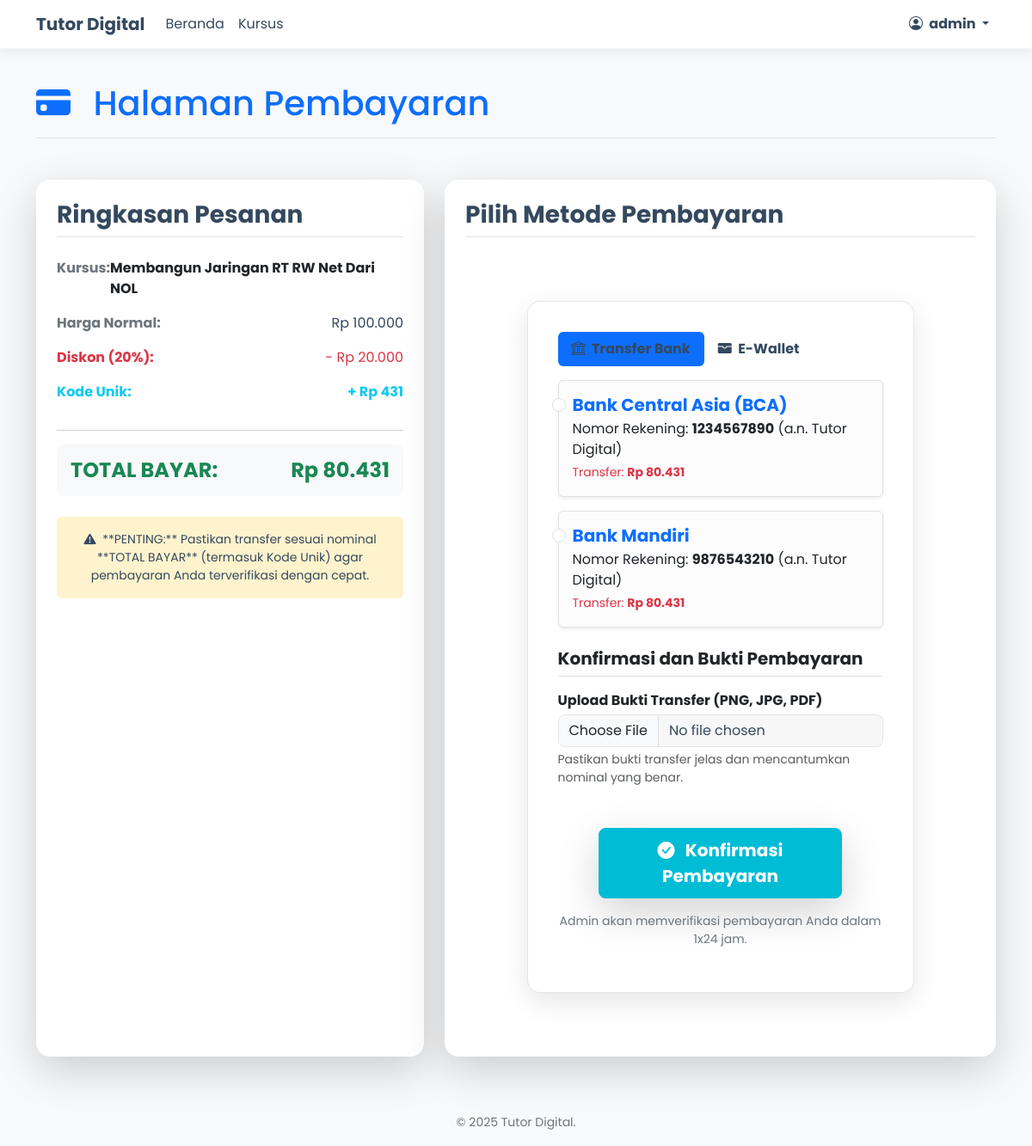
Screenshot of /checkout/1 (signed in) with the database file from the repository.
### models.py (models this page shows, shortened)
class User(UserMixin, db.Model):
    id = db.Column(db.Integer, primary_key=True)
    username = db.Column(db.String(64), index=True, unique=True)
    email = db.Column(db.String(120), index=True, unique=True)
    password_hash = db.Column(db.String(256))
    is_admin = db.Column(db.Boolean, default=False)
    full_name = db.Column(db.String(120))
    whatsapp_number = db.Column(db.String(20))
    enrollments = db.relationship('Enrollment', backref='student', lazy='dynamic')
    progresses = db.relationship('LessonProgress', backref='student', lazy='dynamic')

class Course(db.Model):
    id = db.Column(db.Integer, primary_key=True)
    title = db.Column(db.String(100), nullable=False)
    description = db.Column(db.Text)
    category = db.Column(db.String(64), default='Umum')
    instructor_name = db.Column(db.String(100))
    instructor_title = db.Column(db.String(100))
    rating = db.Column(db.Float, default=0.0)
    price = db.Column(db.Integer, default=0)
    discount_percent = db.Column(db.Integer, default=0)
    duration_hours = db.Column(db.Integer, default=10) # Field baru
    image_url = db.Column(db.String(255), nullable=True)
    instructor_image_url = db.Column(db.String(255), nullable=True)
    lessons = db.relationship('Lesson', backref='course', lazy='dynamic')
    enrollments = db.relationship('Enrollment', backref='course', lazy='dynamic')
    @hybrid_property
    def final_price(self):
        return self.price - (self.price * self.discount_percent / 100)

### routes.py (the view)
@app.route('/checkout/<int:course_id>')
@login_required
def checkout(course_id):
    course = Course.query.get_or_404(course_id)
    enrollment = Enrollment.query.filter_by(user_id=current_user.id, course_id=course_id).first()
    if enrollment and enrollment.is_confirmed:
        flash(f'Anda sudah terdaftar di kursus {course.title}.', 'warning')
        return redirect(url_for('course_detail', course_id=course_id))
    final_price = course.final_price # Menggunakan hybrid_property
    snap_token = "SIMULASI_SNAP_TOKEN_12345"
    checkout_data = {
        'course': course,
        'final_price': final_price,
        'snap_token': snap_token,
        'user': current_user
    }
    return render_template('checkout.html', title='Pembayaran', data=checkout_data)

### app.py (called while the page is built)
@app.context_processor
def inject_global_variables():
    return dict(
        now=datetime.utcnow # Menggunakan UTC, atau datetime.now() jika Anda yakin dengan timezone server
    )

### models.py (called while the page is built)
@login_manager.user_loader
def load_user(user_id):
    return User.query.get(int(user_id))

### utils.py (called while the page is built)
def format_rupiah(value):
    return "{:,.0f}".format(value).replace(",", ".")

### templates/checkout.html (shortened to what this page needs)
{% extends "base.html" %}
{% block content %}
<div class="container">
    <h1 class="mb-5 text-primary border-bottom pb-3"><i class="bi bi-credit-card-fill me-3"></i> Halaman Pembayaran</h1>
    <div class="row justify-content-center g-4">
        <div class="col-lg-5">
            <div class="card shadow-lg p-4 border-0 rounded-4 h-100">
                <h3 class="card-title mb-4 border-bottom pb-2 fw-bold text-dark">Ringkasan Pesanan</h3>
                {% set unique_code = range(100, 999) | random %}
                {% set final_price_with_code = data.final_price + unique_code %}
                <div class="d-flex justify-content-between mb-3">
                    <span class="fw-bold text-muted">Kursus:</span>
                    <span class="fw-bold text-dark">{{ data.course.title }}</span>
                </div>
                <div class="d-flex justify-content-between mb-3">
                    <span class="fw-bold text-muted">Harga Normal:</span>
                    <span>Rp {{ data.course.price|format_rupiah }}</span>
                </div>
                {% set discount_amount = data.course.price * data.course.discount_percent / 100 %}
                {% if data.course.discount_percent > 0 %}
                <div class="d-flex justify-content-between mb-3 text-danger">
                    <span class="fw-bold">Diskon ({{ data.course.discount_percent }}%):</span>
                    <span>- Rp {{ discount_amount|format_rupiah }}</span>
                </div>
                {% endif %}
                <div class="d-flex justify-content-between mb-3 text-info">
                    <span class="fw-bold">Kode Unik:</span>
                    <span class="fw-bold">+ Rp {{ unique_code }}</span>
                </div>
                <hr class="my-3">
                <div class="d-flex justify-content-between mb-4 p-3 bg-light rounded-3">
                    <h4 class="fw-bolder text-success mb-0">TOTAL BAYAR:</h4>
                    <h4 class="fw-bolder text-success mb-0">Rp {{ final_price_with_code|format_rupiah }}</h4>
                </div>
                <div class="alert alert-warning small text-center" role="alert">
                    <i class="bi bi-exclamation-triangle-fill me-1"></i> **PENTING:** Pastikan transfer sesuai nominal **TOTAL BAYAR** (termasuk Kode Unik) agar pembayaran Anda terverifikasi dengan cepat.
                </div>
            </div>
        </div>
        <div class="col-lg-7">
            <div class="card shadow-lg p-4 border-0 rounded-4">
                <h3 class="card-title mb-4 border-bottom pb-2 fw-bold text-dark">Pilih Metode Pembayaran</h3>
                <form method="POST" action="{{ url_for('confirm_payment_upload', course_id=data.course.id) }}" enctype="multipart/form-data">
                    <ul class="nav nav-pills mb-3" id="paymentTab" role="tablist">
                        <li class="nav-item" role="presentation">
                            <button class="nav-link active fw-bold" id="bank-tab" data-bs-toggle="tab" data-bs-target="#bank" type="button" role="tab" aria-controls="bank" aria-selected="true"><i class="bi bi-bank me-1"></i> Transfer Bank</button>
                        </li>
                        <li class="nav-item" role="presentation">
                            <button class="nav-link fw-bold" id="e-wallet-tab" data-bs-toggle="tab" data-bs-target="#e-wallet" type="button" role="tab" aria-controls="e-wallet" aria-selected="false"><i class="bi bi-wallet-fill me-1"></i> E-Wallet</button>
                        </li>
                    </ul>
                    <div class="tab-content" id="paymentTabContent">
                        <div class="tab-pane fade show active" id="bank" role="tabpanel" aria-labelledby="bank-tab">
                            <div class="form-check alert alert-light border shadow-sm p-3 mb-3">
                                <input class="form-check-input" type="radio" name="payment_method" id="bcaRadio" value="BCA" required>
                                <label class="form-check-label w-100" for="bcaRadio">
                                    <h5 class="fw-bold text-primary mb-1">Bank Central Asia (BCA)</h5>
                                    <p class="mb-1 text-dark">Nomor Rekening: <span class="fw-bold">1234567890</span> (a.n. Tutor Digital)</p>
                                    <p class="mb-0 text-danger small">Transfer: <span class="fw-bold">Rp {{ final_price_with_code|format_rupiah }}</span></p>
                                </label>
                            </div>
                            <div class="form-check alert alert-light border shadow-sm p-3 mb-3">
                                <input class="form-check-input" type="radio" name="payment_method" id="mandiriRadio" value="Mandiri">
                                <label class="form-check-label w-100" for="mandiriRadio">
                                    <h5 class="fw-bold text-primary mb-1">Bank Mandiri</h5>
                                    <p class="mb-1 text-dark">Nomor Rekening: <span class="fw-bold">9876543210</span> (a.n. Tutor Digital)</p>
                                    <p class="mb-0 text-danger small">Transfer: <span class="fw-bold">Rp {{ final_price_with_code|format_rupiah }}</span></p>
                                </label>
                            </div>
                        </div>
                    </div>
                    <h5 class="mt-4 mb-3 border-bottom pb-2 fw-bold text-dark">Konfirmasi dan Bukti Pembayaran</h5>
                    <div class="mb-3">
                        <label for="proof_file" class="form-label fw-bold text-dark">Upload Bukti Transfer (PNG, JPG, PDF)</label>
                        <input class="form-control" type="file" id="proof_file" name="proof_file" required>
                        <div class="form-text">Pastikan bukti transfer jelas dan mencantumkan nominal yang benar.</div>
                    </div>
                    <div class="mt-5 text-center">
                        <button type="submit" class="btn btn-lg btn-primary w-75 fw-bold shadow-lg hover-scale">
                            <i class="bi bi-check-circle-fill me-2"></i> Konfirmasi Pembayaran
                        </button>
                        <p class="mt-3 text-muted small">Admin akan memverifikasi pembayaran Anda dalam 1x24 jam.</p>
                    </div>
                </form>
            </div>
        </div>
    </div>
</div>
{% endblock %}

### templates/base.html (shortened to what this page needs)
<!doctype html>
<html lang="id">
<head>
    <link href="https://cdn.jsdelivr.net/npm/bootstrap@5.3.2/dist/css/bootstrap.min.css" rel="stylesheet">
    <link rel="stylesheet" href="https://cdn.jsdelivr.net/npm/bootstrap-icons@1.11.3/font/bootstrap-icons.min.css">
    <link rel="stylesheet" href="https://cdnjs.cloudflare.com/ajax/libs/animate.css/4.1.1/animate.min.css"/>
    <link rel="stylesheet" href="{{ url_for('static', filename='style.css') }}">
</head>
<body>
    <nav class="navbar navbar-expand-lg navbar-light fixed-top">
        <div class="container">
            <a class="navbar-brand fw-bolder" href="{{ url_for('index') }}">
                Tutor Digital
            </a>
            <div class="collapse navbar-collapse" id="navbarNav">
                <ul class="navbar-nav me-auto mb-2 mb-lg-0">
                    <li class="nav-item">
                        <a class="nav-link" href="{{ url_for('index') }}">Beranda</a>
                    </li>
                    <li class="nav-item">
                        <a class="nav-link" href="{{ url_for('search') }}">Kursus</a>
                    </li>
                </ul>
                <ul class="navbar-nav">
                    {% if current_user.is_authenticated %}
                        <li class="nav-item dropdown">
                            <a class="nav-link dropdown-toggle fw-bold" href="#" id="navbarDropdown" role="button" data-bs-toggle="dropdown" aria-expanded="false">
                                <i class="bi bi-person-circle me-1"></i> {{ current_user.username }}
                            </a>
                        </li>
                    {% endif %}
                </ul>
            </div>
        </div>
    </nav>
    <main class="my-5 pt-5">
        {% block content %}{% endblock %}
    </main>
    <footer class="footer mt-auto py-3 bg-transparent">
        <div class="container text-center">
            <span class="text-muted small">
                &copy; {{ now().year }} Tutor Digital.
            </span>
        </div>
    </footer>
</body>
</html>

### static/style.css (style rules this page uses)
body { background-color: #F8F9FA; min-height: 100vh; font-family: 'Poppins', sans-serif; color: #34495E; }
h1, h2, h3, h4, h5, h6, p, a, .nav-link, .navbar-brand { color: #34495E !important; }
.text-muted { color: #6C757D !important; }
.navbar { background-color: rgba(255, 255, 255, 0.95) !important; box-shadow: 0 2px 15px rgba(0, 0, 0, 0.08); backdrop-filter: blur(5px); border-bottom: 1px solid rgba(0, 0, 0, 0.05); z-index: 1000; }
.navbar-light .navbar-nav .nav-link { color: #34495E !important; }
.card { background: rgba(255, 255, 255, 1); backdrop-filter: blur(0px); border-radius: 15px; border: 1px solid rgba(0, 0, 0, 0.05); box-shadow: 0 5px 20px 0 rgba(0, 0, 0, 0.05); color: #34495E; transition: transform 0.3s ease-in-out, box-shadow 0.3s; }
.card-title, .card-text { color: #34495E !important; }
.container form { max-width: 450px; margin: 50px auto; padding: 35px; background: rgba(255, 255, 255, 1); backdrop-filter: blur(12px); border-radius: 15px; border: 1px solid rgba(0, 0, 0, 0.1); box-shadow: 0 10px 30px 0 rgba(0, 0, 0, 0.1); }
.form-control { background-color: rgba(0, 0, 0, 0.03); border: 1px solid rgba(0, 0, 0, 0.1); color: #34495E; border-radius: 8px; }
.form-label { margin-bottom: 0.3rem; }
.btn-primary { background-color: #00BCD4; border-color: #00BCD4; color: #fff; border-radius: 8px; padding: 10px 25px; font-weight: 600; transition: background-color 0.3s; }
.alert { color: #34495E; border: none; }
.hover-scale { transition: transform 0.3s ease, box-shadow 0.3s ease; }

### rows the page displays
User: username "admin"
Course: course "Membangun Jaringan RT RW Net Dari NOL", course.price "100.000", course.discount_percent "20"

### other values shown
{{ discount_amount|format_rupiah }} "20.000"
{{ unique_code }} "431"
{{ final_price_with_code|format_rupiah }} "80.431"
